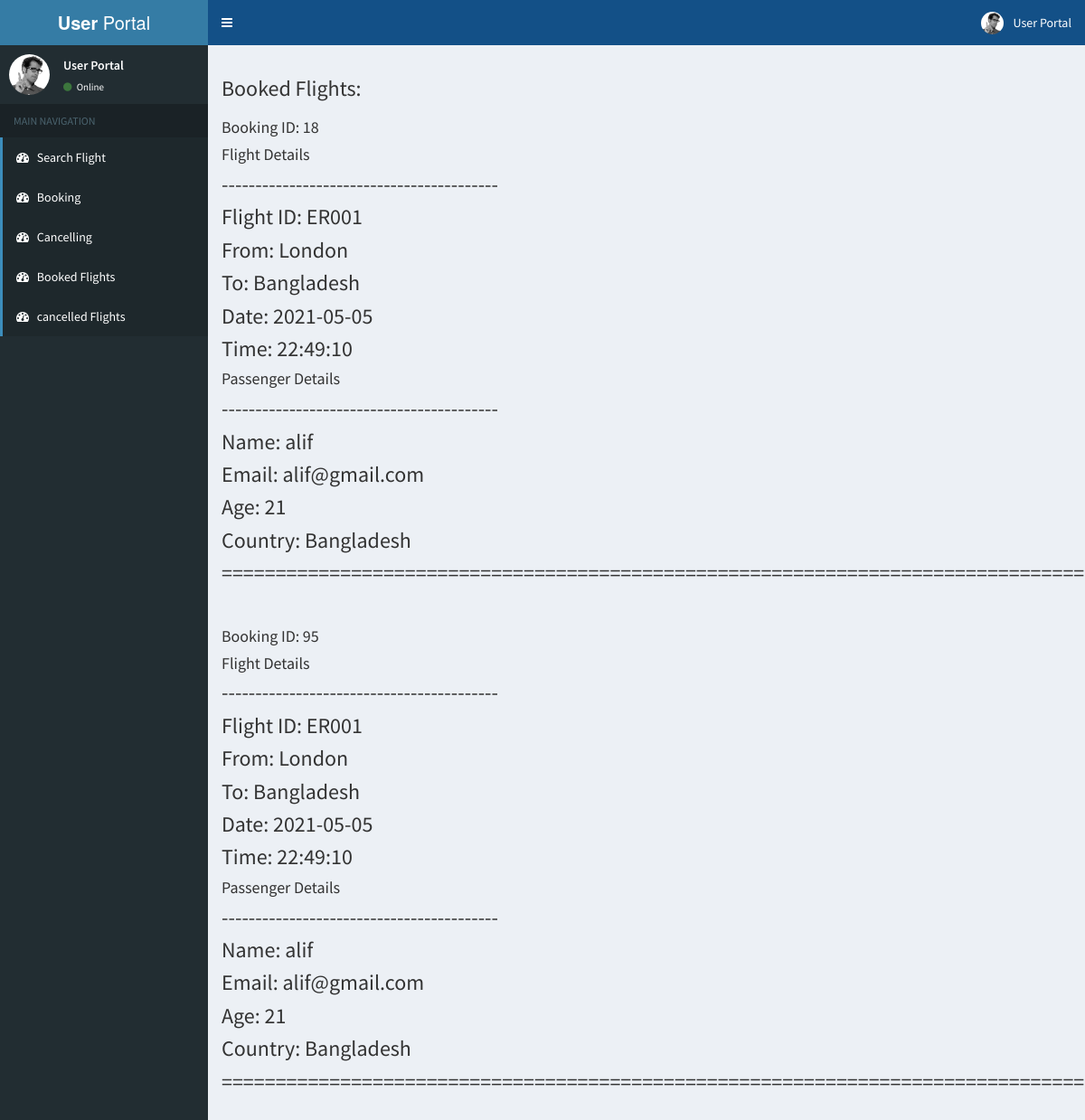
/page/user/booked.php (signed in), run on the app's committed database.
### tables this page shows
CREATE TABLE `flight_table` (
  `flight_id` char(10) NOT NULL,
  `flight_name` varchar(20) NOT NULL,
  `flight_from` varchar(20) NOT NULL,
  `flight_time` time DEFAULT NULL,
  `flight_date` date DEFAULT NULL,
  `flight_to` varchar(30) NOT NULL,
  `booking_type` varchar(20) NOT NULL,
  `booking_id` int(6) NOT NULL,
  `passenger_name` varchar(30) NOT NULL,
  `passenger_email` varchar(30) NOT NULL,
  `passenger_age` int(11) NOT NULL,
  `passenger_country` varchar(20) NOT NULL
);

### page/user/booked.php (the view, shortened to what this page needs)
<!DOCTYPE html>
<html>
    <head>
        <link rel="stylesheet" href="assets/css/bootstrap.min.css">
        <link rel="stylesheet" href="https://maxcdn.bootstrapcdn.com/font-awesome/4.4.0/css/font-awesome.min.css">
        <link rel="stylesheet" href="https://code.ionicframework.com/ionicons/2.0.1/css/ionicons.min.css">
        <link rel="stylesheet" href="assets/css/AdminLTE.min.css">
        <link rel="stylesheet" href="assets/css/_all-skins.min.css">
        <link rel="stylesheet" href="assets/css/blue.css">
    </head>
    <body class="hold-transition skin-blue sidebar-mini
          <?php
          require_once('dbConnect.php');
          $email = $_SESSION["id"] ;
          ?>
          <div class="wrapper">
          <?php include 'topbar.php'; ?>
          <?php include 'sidebar.php'; ?>
          <div class="content-wrapper">
            <section class="content">
                <?php
                echo "<h3>Booked Flights:<h3>";
                $book = "booked";
                $sql1 = "SELECT * FROM flight_table WHERE passenger_email LIKE '%$email%' AND booking_type LIKE '%$book%'";
                $result1 = mysqli_query($conn, $sql1);
                $queryResults1 = mysqli_num_rows($result1);
                if ($queryResults1 > 0) {
                    while ($row = mysqli_fetch_assoc($result1)) {
                        echo "<div class='article-box'>
                        <h4> Booking ID: " . $row['booking_id'] . "</h4>
                        <h4> Flight Details </h4>
						<p>-----------------------------------------</p>
						<p> Flight ID: " . $row['flight_id'] . "</p>
                        <p> From: " . $row['flight_from'] . "</p>
                        <p> To: " . $row['flight_to'] . "</p>
                        <p> Date: " . $row['flight_date'] . "</p>
                        <p> Time: " . $row['flight_time'] . "</p>
                        <h4> Passenger Details </h4>
						<p>-----------------------------------------</p>
                        <p> Name: " . $row['passenger_name'] . "</p>
                        <p> Email: " . $row['passenger_email'] . "</p>
                        <p> Age: " . $row['passenger_age'] . "</p>
                        <p> Country: " . $row['passenger_country'] . "</p>
                        <p></p>
                        <p></p>
                        <p>==================================================================================</p>
                        <br>
                    </div>";
                    }
                } else {
                    echo "There is no booked flights!";
                }
                ?>
            </section>
        </div>
</body>
</html>

### data on the page
flight_table: booking_id "18", flight "ER001", flight_from "London", flight_to "Bangladesh", flight_date "2021-05-05", flight_time "22:49:10", passenger_name "alif", passenger_email "alif@gmail.com", passenger_age "21", passenger_country "Bangladesh"
flight_table: booking_id "95", flight "ER001", flight_from "London", flight_to "Bangladesh", flight_date "2021-05-05", flight_time "22:49:10", passenger_name "alif", passenger_email "alif@gmail.com", passenger_age "21", passenger_country "Bangladesh"
